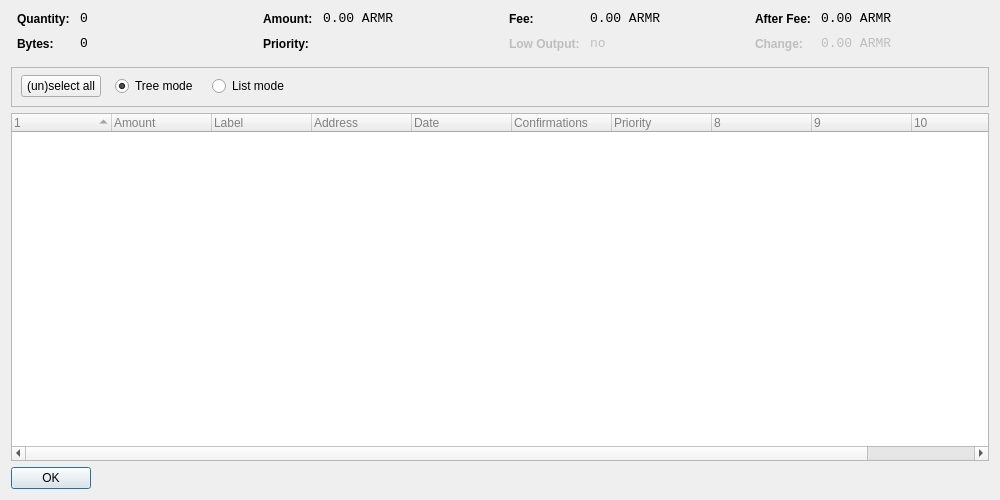
<?xml version="1.0" encoding="UTF-8"?>
<ui version="4.0">
 <class>CoinControlDialog</class>
 <widget class="QDialog" name="CoinControlDialog">
  <property name="geometry">
   <rect>
    <x>0</x>
    <y>0</y>
    <width>1000</width>
    <height>500</height>
   </rect>
  </property>
  <property name="windowTitle">
   <string>Coin Control</string>
  </property>
  <property name="styleSheet">
   <string notr="true"/>
  </property>
  <layout class="QVBoxLayout" name="verticalLayout">
   <item>
    <layout class="QHBoxLayout" name="horizontalLayoutTop" stretch="0,0,0,0">
     <property name="topMargin">
      <number>0</number>
     </property>
     <property name="bottomMargin">
      <number>10</number>
     </property>
     <item>
      <layout class="QFormLayout" name="formLayoutCoinControl1">
       <property name="horizontalSpacing">
        <number>10</number>
       </property>
       <property name="verticalSpacing">
        <number>10</number>
       </property>
       <property name="leftMargin">
        <number>6</number>
       </property>
       <property name="rightMargin">
        <number>6</number>
       </property>
       <item row="0" column="0">
        <widget class="QLabel" name="labelCoinControlQuantityText">
         <property name="styleSheet">
          <string notr="true">font-weight:bold;</string>
         </property>
         <property name="text">
          <string>Quantity:</string>
         </property>
        </widget>
       </item>
       <item row="0" column="1">
        <widget class="QLabel" name="labelCoinControlQuantity">
         <property name="font">
          <font>
           <family>Monospace</family>
           <pointsize>10</pointsize>
          </font>
         </property>
         <property name="cursor">
          <cursorShape>IBeamCursor</cursorShape>
         </property>
         <property name="contextMenuPolicy">
          <enum>Qt::ActionsContextMenu</enum>
         </property>
         <property name="text">
          <string notr="true">0</string>
         </property>
         <property name="textInteractionFlags">
          <set>Qt::LinksAccessibleByMouse|Qt::TextSelectableByKeyboard|Qt::TextSelectableByMouse</set>
         </property>
        </widget>
       </item>
       <item row="1" column="0">
        <widget class="QLabel" name="labelCoinControlBytesText">
         <property name="styleSheet">
          <string notr="true">font-weight:bold;</string>
         </property>
         <property name="text">
          <string>Bytes:</string>
         </property>
        </widget>
       </item>
       <item row="1" column="1">
        <widget class="QLabel" name="labelCoinControlBytes">
         <property name="font">
          <font>
           <family>Monospace</family>
           <pointsize>10</pointsize>
          </font>
         </property>
         <property name="cursor">
          <cursorShape>IBeamCursor</cursorShape>
         </property>
         <property name="contextMenuPolicy">
          <enum>Qt::ActionsContextMenu</enum>
         </property>
         <property name="text">
          <string notr="true">0</string>
         </property>
         <property name="textInteractionFlags">
          <set>Qt::LinksAccessibleByMouse|Qt::TextSelectableByKeyboard|Qt::TextSelectableByMouse</set>
         </property>
        </widget>
       </item>
      </layout>
     </item>
     <item>
      <layout class="QFormLayout" name="formLayoutCoinControl2">
       <property name="horizontalSpacing">
        <number>10</number>
       </property>
       <property name="verticalSpacing">
        <number>10</number>
       </property>
       <property name="leftMargin">
        <number>6</number>
       </property>
       <property name="rightMargin">
        <number>6</number>
       </property>
       <item row="0" column="0">
        <widget class="QLabel" name="labelCoinControlAmountText">
         <property name="styleSheet">
          <string notr="true">font-weight:bold;</string>
         </property>
         <property name="text">
          <string>Amount:</string>
         </property>
        </widget>
       </item>
       <item row="0" column="1">
        <widget class="QLabel" name="labelCoinControlAmount">
         <property name="font">
          <font>
           <family>Monospace</family>
           <pointsize>10</pointsize>
          </font>
         </property>
         <property name="cursor">
          <cursorShape>IBeamCursor</cursorShape>
         </property>
         <property name="contextMenuPolicy">
          <enum>Qt::ActionsContextMenu</enum>
         </property>
         <property name="text">
          <string notr="true">0.00 ARMR</string>
         </property>
         <property name="textInteractionFlags">
          <set>Qt::LinksAccessibleByMouse|Qt::TextSelectableByKeyboard|Qt::TextSelectableByMouse</set>
         </property>
        </widget>
       </item>
       <item row="1" column="0">
        <widget class="QLabel" name="labelCoinControlPriorityText">
         <property name="styleSheet">
          <string notr="true">font-weight:bold;</string>
         </property>
         <property name="text">
          <string>Priority:</string>
         </property>
        </widget>
       </item>
       <item row="1" column="1">
        <widget class="QLabel" name="labelCoinControlPriority">
         <property name="font">
          <font>
           <family>Monospace</family>
           <pointsize>10</pointsize>
          </font>
         </property>
         <property name="cursor">
          <cursorShape>IBeamCursor</cursorShape>
         </property>
         <property name="contextMenuPolicy">
          <enum>Qt::ActionsContextMenu</enum>
         </property>
         <property name="text">
          <string/>
         </property>
         <property name="textInteractionFlags">
          <set>Qt::LinksAccessibleByMouse|Qt::TextSelectableByKeyboard|Qt::TextSelectableByMouse</set>
         </property>
        </widget>
       </item>
      </layout>
     </item>
     <item>
      <layout class="QFormLayout" name="formLayoutCoinControl3">
       <property name="horizontalSpacing">
        <number>10</number>
       </property>
       <property name="verticalSpacing">
        <number>10</number>
       </property>
       <property name="leftMargin">
        <number>6</number>
       </property>
       <property name="rightMargin">
        <number>6</number>
       </property>
       <item row="0" column="0">
        <widget class="QLabel" name="labelCoinControlFeeText">
         <property name="styleSheet">
          <string notr="true">font-weight:bold;</string>
         </property>
         <property name="text">
          <string>Fee:</string>
         </property>
        </widget>
       </item>
       <item row="0" column="1">
        <widget class="QLabel" name="labelCoinControlFee">
         <property name="font">
          <font>
           <family>Monospace</family>
           <pointsize>10</pointsize>
          </font>
         </property>
         <property name="cursor">
          <cursorShape>IBeamCursor</cursorShape>
         </property>
         <property name="contextMenuPolicy">
          <enum>Qt::ActionsContextMenu</enum>
         </property>
         <property name="text">
          <string notr="true">0.00 ARMR</string>
         </property>
         <property name="textInteractionFlags">
          <set>Qt::LinksAccessibleByMouse|Qt::TextSelectableByKeyboard|Qt::TextSelectableByMouse</set>
         </property>
        </widget>
       </item>
       <item row="1" column="0">
        <widget class="QLabel" name="labelCoinControlLowOutputText">
         <property name="enabled">
          <bool>false</bool>
         </property>
         <property name="styleSheet">
          <string notr="true">font-weight:bold;</string>
         </property>
         <property name="text">
          <string>Low Output:</string>
         </property>
        </widget>
       </item>
       <item row="1" column="1">
        <widget class="QLabel" name="labelCoinControlLowOutput">
         <property name="enabled">
          <bool>false</bool>
         </property>
         <property name="font">
          <font>
           <family>Monospace</family>
           <pointsize>10</pointsize>
          </font>
         </property>
         <property name="cursor">
          <cursorShape>IBeamCursor</cursorShape>
         </property>
         <property name="contextMenuPolicy">
          <enum>Qt::ActionsContextMenu</enum>
         </property>
         <property name="text">
          <string notr="true">no</string>
         </property>
         <property name="textInteractionFlags">
          <set>Qt::LinksAccessibleByMouse|Qt::TextSelectableByKeyboard|Qt::TextSelectableByMouse</set>
         </property>
        </widget>
       </item>
      </layout>
     </item>
     <item>
      <layout class="QFormLayout" name="formLayoutCoinControl4">
       <property name="horizontalSpacing">
        <number>10</number>
       </property>
       <property name="verticalSpacing">
        <number>10</number>
       </property>
       <property name="leftMargin">
        <number>6</number>
       </property>
       <property name="rightMargin">
        <number>6</number>
       </property>
       <item row="0" column="0">
        <widget class="QLabel" name="labelCoinControlAfterFeeText">
         <property name="styleSheet">
          <string notr="true">font-weight:bold;</string>
         </property>
         <property name="text">
          <string>After Fee:</string>
         </property>
        </widget>
       </item>
       <item row="0" column="1">
        <widget class="QLabel" name="labelCoinControlAfterFee">
         <property name="font">
          <font>
           <family>Monospace</family>
           <pointsize>10</pointsize>
          </font>
         </property>
         <property name="cursor">
          <cursorShape>IBeamCursor</cursorShape>
         </property>
         <property name="contextMenuPolicy">
          <enum>Qt::ActionsContextMenu</enum>
         </property>
         <property name="text">
          <string notr="true">0.00 ARMR</string>
         </property>
         <property name="textInteractionFlags">
          <set>Qt::LinksAccessibleByMouse|Qt::TextSelectableByKeyboard|Qt::TextSelectableByMouse</set>
         </property>
        </widget>
       </item>
       <item row="1" column="0">
        <widget class="QLabel" name="labelCoinControlChangeText">
         <property name="enabled">
          <bool>false</bool>
         </property>
         <property name="styleSheet">
          <string notr="true">font-weight:bold;</string>
         </property>
         <property name="text">
          <string>Change:</string>
         </property>
        </widget>
       </item>
       <item row="1" column="1">
        <widget class="QLabel" name="labelCoinControlChange">
         <property name="enabled">
          <bool>false</bool>
         </property>
         <property name="font">
          <font>
           <family>Monospace</family>
           <pointsize>10</pointsize>
          </font>
         </property>
         <property name="cursor">
          <cursorShape>IBeamCursor</cursorShape>
         </property>
         <property name="contextMenuPolicy">
          <enum>Qt::ActionsContextMenu</enum>
         </property>
         <property name="text">
          <string notr="true">0.00 ARMR</string>
         </property>
         <property name="textInteractionFlags">
          <set>Qt::LinksAccessibleByMouse|Qt::TextSelectableByKeyboard|Qt::TextSelectableByMouse</set>
         </property>
        </widget>
       </item>
      </layout>
     </item>
    </layout>
   </item>
   <item>
    <widget class="QFrame" name="frame">
     <property name="minimumSize">
      <size>
       <width>0</width>
       <height>40</height>
      </size>
     </property>
     <property name="frameShape">
      <enum>QFrame::StyledPanel</enum>
     </property>
     <property name="frameShadow">
      <enum>QFrame::Sunken</enum>
     </property>
     <widget class="QWidget" name="horizontalLayoutWidget">
      <property name="geometry">
       <rect>
        <x>10</x>
        <y>4</y>
        <width>801</width>
        <height>31</height>
       </rect>
      </property>
      <layout class="QHBoxLayout" name="horizontalLayoutPanel" stretch="0,0,0,0">
       <property name="spacing">
        <number>14</number>
       </property>
       <property name="topMargin">
        <number>1</number>
       </property>
       <property name="bottomMargin">
        <number>1</number>
       </property>
       <item>
        <widget class="QPushButton" name="pushButtonSelectAll">
         <property name="sizePolicy">
          <sizepolicy hsizetype="Maximum" vsizetype="Fixed">
           <horstretch>0</horstretch>
           <verstretch>0</verstretch>
          </sizepolicy>
         </property>
         <property name="text">
          <string>(un)select all</string>
         </property>
        </widget>
       </item>
       <item>
        <widget class="QRadioButton" name="radioTreeMode">
         <property name="sizePolicy">
          <sizepolicy hsizetype="Maximum" vsizetype="Fixed">
           <horstretch>0</horstretch>
           <verstretch>0</verstretch>
          </sizepolicy>
         </property>
         <property name="text">
          <string>Tree mode</string>
         </property>
         <property name="checked">
          <bool>true</bool>
         </property>
        </widget>
       </item>
       <item>
        <widget class="QRadioButton" name="radioListMode">
         <property name="sizePolicy">
          <sizepolicy hsizetype="Maximum" vsizetype="Fixed">
           <horstretch>0</horstretch>
           <verstretch>0</verstretch>
          </sizepolicy>
         </property>
         <property name="text">
          <string>List mode</string>
         </property>
        </widget>
       </item>
       <item>
        <spacer name="horizontalSpacer">
         <property name="orientation">
          <enum>Qt::Horizontal</enum>
         </property>
         <property name="sizeHint" stdset="0">
          <size>
           <width>40</width>
           <height>20</height>
          </size>
         </property>
        </spacer>
       </item>
      </layout>
     </widget>
    </widget>
   </item>
   <item>
    <widget class="CoinControlTreeWidget" name="treeWidget">
     <property name="contextMenuPolicy">
      <enum>Qt::CustomContextMenu</enum>
     </property>
     <property name="styleSheet">
      <string notr="true">QFrame {
	color: grey;

}</string>
     </property>
     <property name="sortingEnabled">
      <bool>false</bool>
     </property>
     <property name="columnCount">
      <number>11</number>
     </property>
     <attribute name="headerShowSortIndicator" stdset="0">
      <bool>true</bool>
     </attribute>
     <attribute name="headerStretchLastSection">
      <bool>false</bool>
     </attribute>
     <column>
      <property name="text">
       <string/>
      </property>
     </column>
     <column>
      <property name="text">
       <string>Amount</string>
      </property>
     </column>
     <column>
      <property name="text">
       <string>Label</string>
      </property>
     </column>
     <column>
      <property name="text">
       <string>Address</string>
      </property>
     </column>
     <column>
      <property name="text">
       <string>Date</string>
      </property>
     </column>
     <column>
      <property name="text">
       <string>Confirmations</string>
      </property>
      <property name="toolTip">
       <string>Confirmed</string>
      </property>
     </column>
     <column>
      <property name="text">
       <string>Priority</string>
      </property>
     </column>
     <column>
      <property name="text">
       <string/>
      </property>
     </column>
     <column>
      <property name="text">
       <string/>
      </property>
     </column>
     <column>
      <property name="text">
       <string/>
      </property>
     </column>
     <column>
      <property name="text">
       <string/>
      </property>
     </column>
    </widget>
   </item>
   <item>
    <widget class="QDialogButtonBox" name="buttonBox">
     <property name="sizePolicy">
      <sizepolicy hsizetype="Maximum" vsizetype="Fixed">
       <horstretch>0</horstretch>
       <verstretch>0</verstretch>
      </sizepolicy>
     </property>
     <property name="orientation">
      <enum>Qt::Horizontal</enum>
     </property>
     <property name="standardButtons">
      <set>QDialogButtonBox::Ok</set>
     </property>
    </widget>
   </item>
  </layout>
 </widget>
 <customwidgets>
  <customwidget>
   <class>CoinControlTreeWidget</class>
   <extends>QTreeWidget</extends>
   <header>coincontroltreewidget.h</header>
  </customwidget>
 </customwidgets>
 <resources/>
 <connections/>
</ui>
